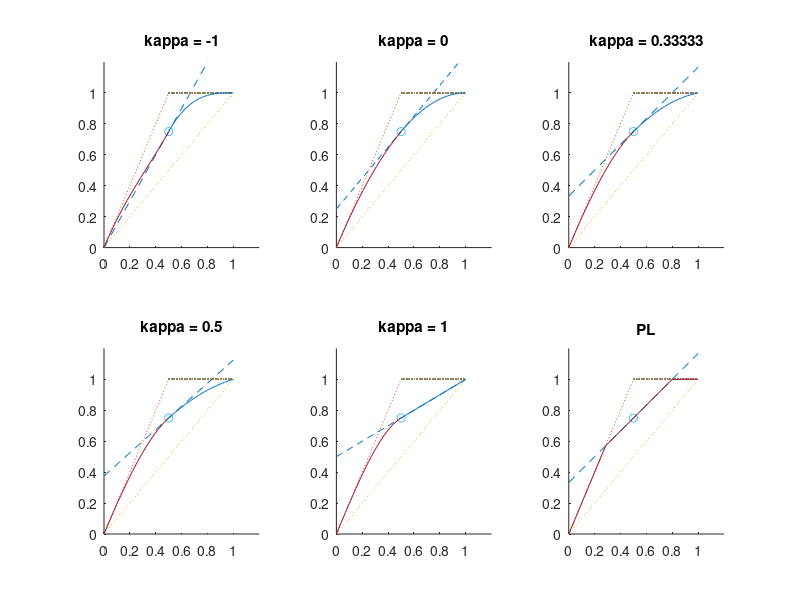

Here is the MATLAB script that generated this plot:
% Normalized variable diagram

% Copyright 2001 P. Wesseling
% This program and its subprograms may be freely used, modified and distributed
% under the GNU General Public License: http://www.gnu.org/copyleft/gpl.html

% Theory is given in Section 4.8 of
% 	P. Wesseling: Principles of Computational Fluid Dynamics
% 	Springer, Heidelberg, 2000 ISBN 3-5453-0. XII, 642 pp.
% See http://ta.twi.tudelft.nl/nw/users/wesseling/cfdbook.html

% This program generates Fig. 4.9  in the book

	% ......................Input..................................... 
kappa = [-1  0  1/3  1/2  1  1/3];
	% .....................End of input...............................

figure(1), clf
for j = 1:6		% Diagrams will be plotted for 6 schemes
  x = 0.0:0.01:1.0;
  y = (1 - kappa(j)/2)*x + (1+kappa(j))/4; % Characteristic of kappa-scheme
  subplot(2,3,j), hold on
  plot(x,y,'--'), axis([0.0  1.2  0.0 1.2])
  
  xx = 0.0:0.01:0.5; y = 2*xx;		   % Plot of dotted triangle
  plot(xx,y,':'), plot(x,x,':')
  xx = 0.5:0.01:1.0; y = ones(length(xx)); plot(xx,y,':'), plot(0.5,0.75,'o')
end

for j = 1:5  % Piecewise cubic-parabolic characteristic for general kappa scheme
  subplot(2,3,j), hold on, title(['kappa = ',num2str(kappa(j))])
  xx = 0.0:0.01:0.5; y = 2*xx +(kappa(j)-1)*xx.^2 - 2*kappa(j)*xx.^3;
  plot(xx,y)
  xx = 0.5:0.01:1.0; z = xx - ones(1,length(xx));
  if kappa(j) >= 0
    y = ones(1,length(xx)) + 0.5*kappa(j)*z + (kappa(j)-1)*z.^2;
  else
    y = ones(1,length(xx)) - (kappa(j)+1)*z.^2 - 2*kappa(j)*z.^3;
  end
  plot(xx,y)
end

subplot(2,3,6)		% Piecewise linear scheme
hold on, title(['PL'])
xx = 0.0:0.01:1.0; y=xx; kapfix = 1/3;
for j = 1:length(xx)
  f1 = max(min(2*xx(j),1),min(max(2*xx(j),1),xx(j)));
  f2 = (1-0.5*kapfix)*xx(j) + 0.25*(1+kapfix);
  y(j) = max(min(f1,f2),min(max(f1,f2),xx(j)));
end
plot(xx,y)
